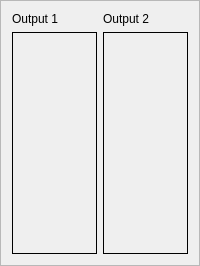
        <widget class="QFrame" name="outputFrame">
         <property name="minimumSize">
          <size>
           <width>0</width>
           <height>230</height>
          </size>
         </property>
         <property name="frameShape">
          <enum>QFrame::StyledPanel</enum>
         </property>
         <property name="frameShadow">
          <enum>QFrame::Raised</enum>
         </property>
         <layout class="QHBoxLayout" name="horizontalLayout_23">
          <item>
           <layout class="QVBoxLayout" name="verticalLayout_37">
            <item>
             <widget class="QLabel" name="label_17">
              <property name="text">
               <string>Output 1</string>
              </property>
             </widget>
            </item>
            <item>
             <widget class="QWidget" name="outputWidget" native="true">
              <property name="minimumSize">
               <size>
                <width>0</width>
                <height>222</height>
               </size>
              </property>
              <property name="styleSheet">
               <string notr="true">QWidget{
	border:1px solid;
}</string>
              </property>
             </widget>
            </item>
           </layout>
          </item>
          <item>
           <layout class="QVBoxLayout" name="verticalLayout_38">
            <item>
             <widget class="QLabel" name="label_18">
              <property name="text">
               <string>Output 2</string>
              </property>
             </widget>
            </item>
            <item>
             <widget class="QWidget" name="outputWidget_2" native="true">
              <property name="minimumSize">
               <size>
                <width>0</width>
                <height>222</height>
               </size>
              </property>
              <property name="styleSheet">
               <string notr="true">QWidget{
	border:1px solid;
}
</string>
              </property>
             </widget>
            </item>
           </layout>
          </item>
         </layout>
        </widget>
